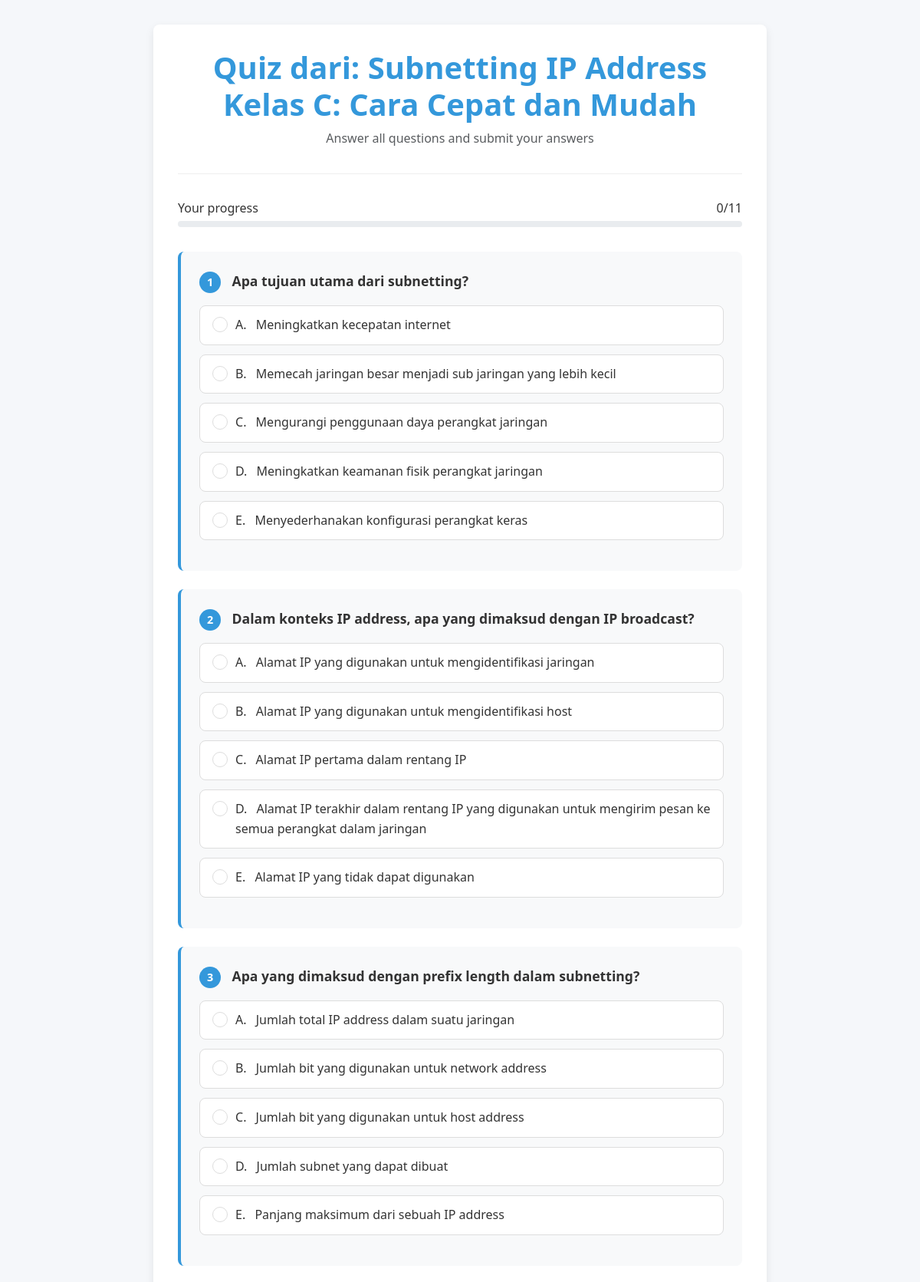
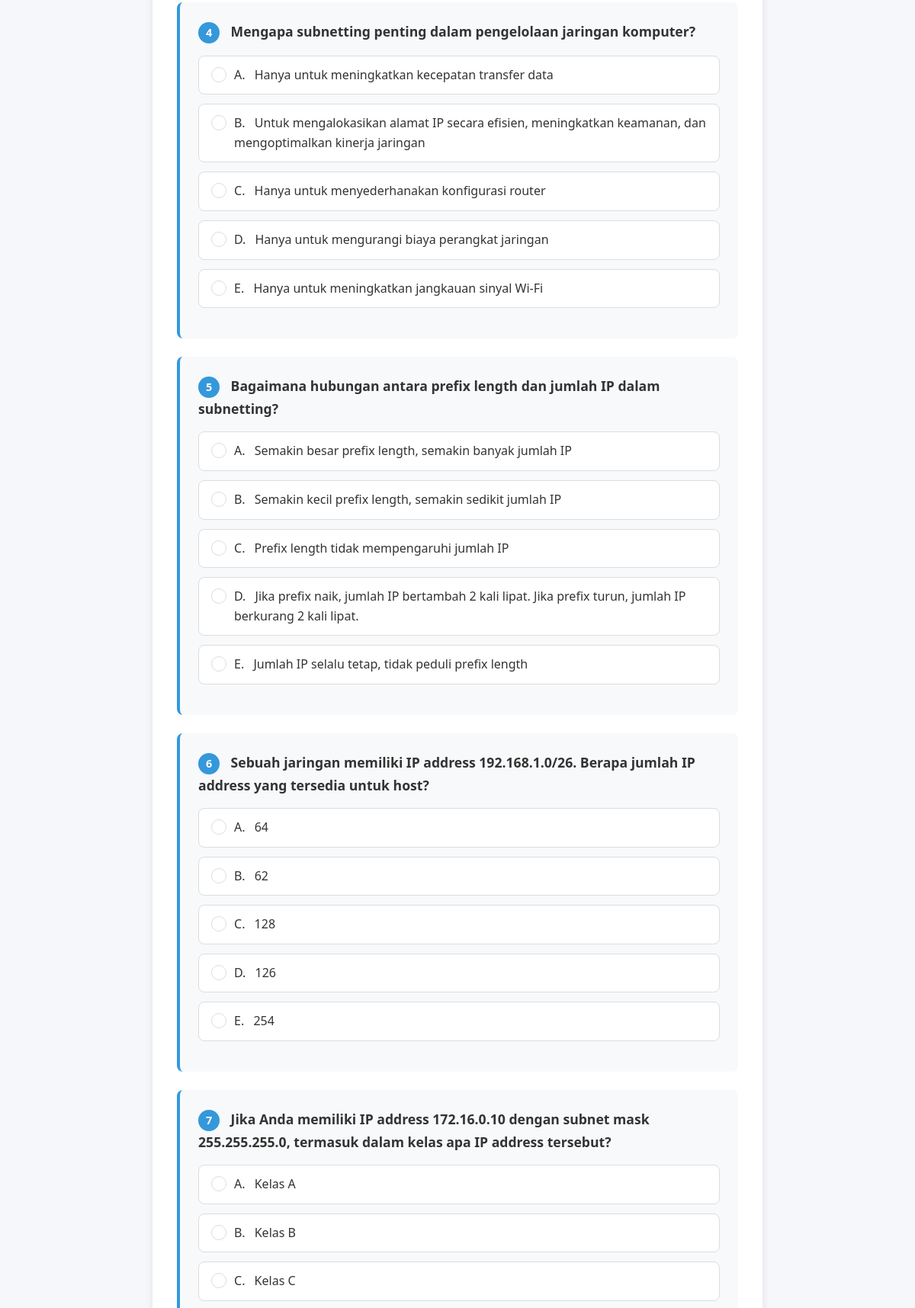
The page /quiz/25 (upper part) on the database its author committed (2 pictures, top to bottom).
### app/models.py (models this page shows)
class Quiz(db.Model):
    __tablename__ = 'quizzes'
    id = db.Column(db.Integer, primary_key=True)
    title = db.Column(db.String(255))
    modul_id = db.Column(db.Integer, db.ForeignKey('modul.id'), nullable=False)
    modul = db.relationship('Modul', backref=db.backref('quizzes', lazy=True))

class Question(db.Model):
    __tablename__ = 'questions'
    id = db.Column(db.Integer, primary_key=True)
    quiz_id = db.Column(db.Integer, db.ForeignKey('quizzes.id'))
    pertanyaan = db.Column(db.Text)
    kategori_taksonomi = db.Column(db.String(10))
    jawaban_benar = db.Column(db.String(1))
    penjelasan = db.Column(db.Text)
    quiz = db.relationship('Quiz', backref='questions')

class Choice(db.Model):
    __tablename__ = 'choices'
    id = db.Column(db.Integer, primary_key=True)
    question_id = db.Column(db.Integer, db.ForeignKey('questions.id'))
    label = db.Column(db.String(1))  # A, B, C, D, E
    text = db.Column(db.Text)
    question = db.relationship('Question', backref='choices')

### app/routes/quiz.py (the view)
@quizz.route('/quiz/<int:quiz_id>')
def student_quiz(quiz_id):
    quiz = Quiz.query.get_or_404(quiz_id)
    questions = Question.query.filter_by(quiz_id=quiz.id).all()
    soal_data = []
    for q in questions:
        choices = Choice.query.filter_by(question_id=q.id).all()
        soal_data.append({
            "id": q.id,
            "pertanyaan": q.pertanyaan,
            "kategori": q.kategori_taksonomi,
            "pilihan": choices
        })
    return render_template('student_quiz.html', quiz=quiz, soal_data=soal_data)

### app/templates/student_quiz.html (shortened to what this page needs)
<!DOCTYPE html>
<html lang="en">
<head>
    <link href="https://cdn.jsdelivr.net/npm/bootstrap@5.3.0/dist/css/bootstrap.min.css" rel="stylesheet">
</head>
<body>
    <div class="container">
        <div class="quiz-container">
            <div class="quiz-header">
                <h1>{{ quiz.title }}</h1>
                <p class="text-muted">Answer all questions and submit your answers</p>
            </div>
            <div class="progress-container">
                <div class="d-flex justify-content-between mb-1">
                    <span>Your progress</span>
                    <span id="progress-text">0/{{ soal_data|length }}</span>
                </div>
                <div class="progress">
                </div>
            </div>
            <form action="{{ url_for('quizz.submit_answers', quiz_id=quiz.id) }}" method="POST">
                {% for soal in soal_data %}
                    <div class="question-card" id="question-{{ loop.index }}">
                        <div class="question-text">
                            <span class="question-number">{{ loop.index }}</span>
                            {{ soal.pertanyaan }}
                        </div>
                        <ul class="choices-list">
                            {% for choice in soal.pilihan %}
                                <li class="choice-item">
                                    <div class="custom-radio">
                                        <label for="q{{ soal.id }}_{{ choice.label }}">
                                            <span class="choice-label">{{ choice.label }}.</span> {{ choice.text }}
                                        </label>
                                    </div>
                                </li>
                            {% endfor %}
                        </ul>
                    </div>
                {% endfor %}
            </form>
        </div>
    </div>
</body>
</html>

### app/templates/student_quiz.html (style rules this page uses)
:root { --primary-color: #3498db; --secondary-color: #2980b9; --accent-color: #e74c3c; --light-bg: #f8f9fa; --border-radius: 8px; }
body { font-family: 'Segoe UI', Tahoma, Geneva, Verdana, sans-serif; background-color: #f5f7fa; color: #333; line-height: 1.6; padding-bottom: 2rem; }
.quiz-container { max-width: 800px; margin: 2rem auto; background-color: white; border-radius: var(--border-radius); box-shadow: 0 4px 12px rgba(0, 0, 0, 0.08); padding: 2rem; }
.quiz-header { text-align: center; margin-bottom: 2rem; padding-bottom: 1rem; border-bottom: 1px solid #eee; }
.quiz-header h1 { color: var(--primary-color); font-weight: 600; margin-bottom: 0.5rem; }
.question-card { background-color: var(--light-bg); border-radius: var(--border-radius); padding: 1.5rem; margin-bottom: 1.5rem; border-left: 4px solid var(--primary-color); }
.question-text { font-size: 1.1rem; font-weight: 600; margin-bottom: 1rem; }
.choices-list { list-style-type: none; padding-left: 0; }
.choice-item { background-color: white; border: 1px solid #ddd; border-radius: var(--border-radius); padding: 0.75rem 1rem; margin-bottom: 0.75rem; cursor: pointer; transition: all 0.2s ease; }
.choice-label { font-weight: 500; margin-right: 8px; }
.progress-container { margin-bottom: 2rem; }
.progress { height: 0.5rem; border-radius: 1rem; }
.question-number { display: inline-block; background-color: var(--primary-color); color: white; width: 28px; height: 28px; border-radius: 50%; text-align: center; line-height: 28px; margin-right: 10px; font-weight: bold; font-size: 0.9rem; }
.custom-radio input[type="radio"] + label { position: relative; padding-left: 30px; cursor: pointer; display: block; margin: 0; width: 100%; }
.custom-radio input[type="radio"] + label:before { content: ''; position: absolute; left: 0; top: 2px; width: 20px; height: 20px; border: 1px solid #ddd; border-radius: 50%; background: #fff; }

### rows shown on the page
Quiz: title "Quiz dari: Subnetting IP Address Kelas C: Cara Cepat dan Mudah"
Question: pertanyaan "Apa tujuan utama dari subnetting?"
Choice: label "A", text "Meningkatkan kecepatan internet"
Choice: label "B", text "Memecah jaringan besar menjadi sub jaringan yang lebih kecil"
Choice: label "C", text "Mengurangi penggunaan daya perangkat jaringan"
Choice: label "D", text "Meningkatkan keamanan fisik perangkat jaringan"
Choice: label "E", text "Menyederhanakan konfigurasi perangkat keras"
Question: pertanyaan "Dalam konteks IP address, apa yang dimaksud dengan IP broadcast?"
Choice: label "A", text "Alamat IP yang digunakan untuk mengidentifikasi jaringan"
Choice: label "B", text "Alamat IP yang digunakan untuk mengidentifikasi host"
Choice: label "C", text "Alamat IP pertama dalam rentang IP"
Choice: label "D", text "Alamat IP terakhir dalam rentang IP yang digunakan untuk mengirim pesan ke semua perangkat dalam jaringan"
Choice: label "E", text "Alamat IP yang tidak dapat digunakan"
Question: pertanyaan "Apa yang dimaksud dengan prefix length dalam subnetting?"
Choice: label "A", text "Jumlah total IP address dalam suatu jaringan"
Choice: label "B", text "Jumlah bit yang digunakan untuk network address"
Choice: label "C", text "Jumlah bit yang digunakan untuk host address"
Choice: label "D", text "Jumlah subnet yang dapat dibuat"
Choice: label "E", text "Panjang maksimum dari sebuah IP address"
Question: pertanyaan "Mengapa subnetting penting dalam pengelolaan jaringan komputer?"
Choice: label "A", text "Hanya untuk meningkatkan kecepatan transfer data"
Choice: label "B", text "Untuk mengalokasikan alamat IP secara efisien, meningkatkan keamanan, dan mengoptimalkan kinerja jaringan"
Choice: label "C", text "Hanya untuk menyederhanakan konfigurasi router"
Choice: label "D", text "Hanya untuk mengurangi biaya perangkat jaringan"
Choice: label "E", text "Hanya untuk meningkatkan jangkauan sinyal Wi-Fi"
Question: pertanyaan "Bagaimana hubungan antara prefix length dan jumlah IP dalam subnetting?"
Choice: label "A", text "Semakin besar prefix length, semakin banyak jumlah IP"
Choice: label "B", text "Semakin kecil prefix length, semakin sedikit jumlah IP"
Choice: label "C", text "Prefix length tidak mempengaruhi jumlah IP"
Choice: label "D", text "Jika prefix naik, jumlah IP bertambah 2 kali lipat. Jika prefix turun, jumlah IP berkurang 2 kali lipat."
Choice: label "E", text "Jumlah IP selalu tetap, tidak peduli prefix length"
Question: pertanyaan "Sebuah jaringan memiliki IP address 192.168.1.0/26. Berapa jumlah IP address yang tersedia untuk host?"
Choice: label "A", text "64"
Choice: label "B", text "62"
Choice: label "C", text "128"
Choice: label "D", text "126"
Choice: label "E", text "254"
Question: pertanyaan "Jika Anda memiliki IP address 172.16.0.10 dengan subnet mask 255.255.255.0, termasuk dalam kelas apa IP address tersebut?"
Choice: label "A", text "Kelas A"
Choice: label "B", text "Kelas B"
Choice: label "C", text "Kelas C"

### other values the page prints
{{ soal_data|length }} "11"
